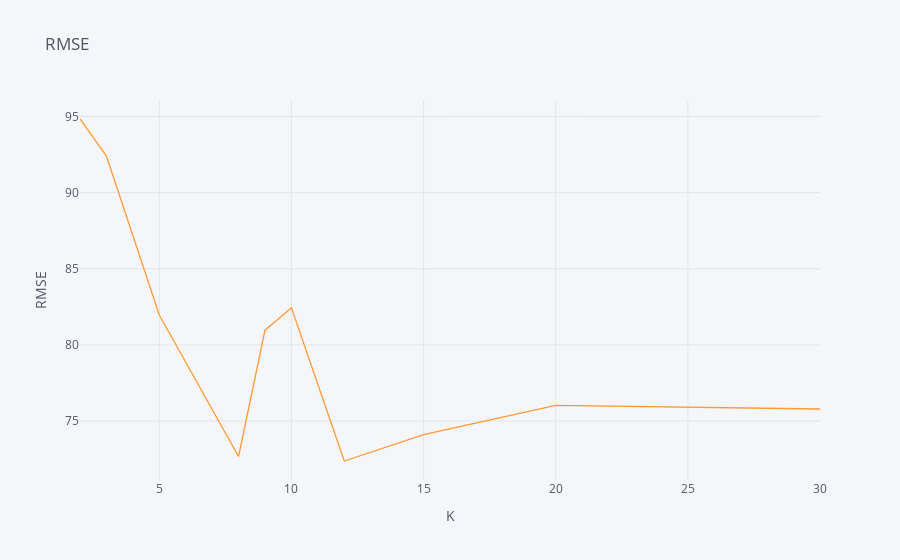
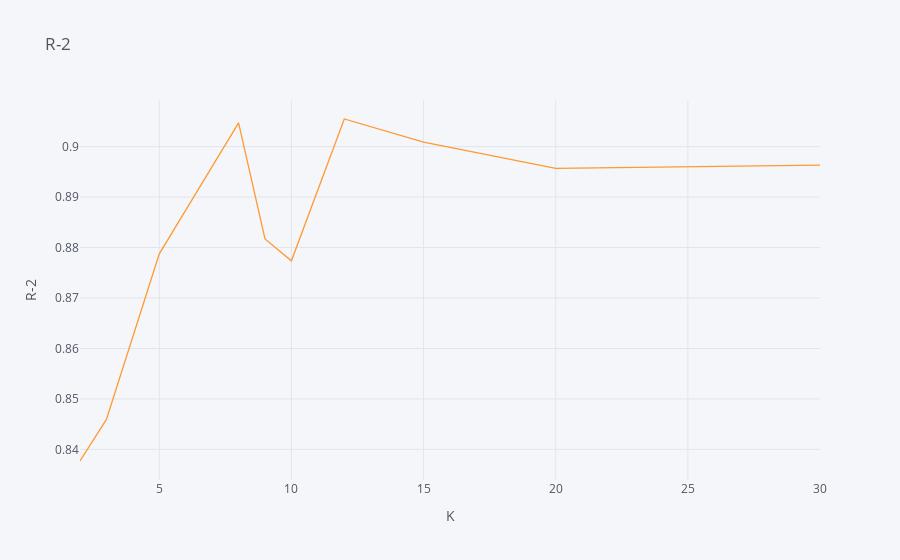

These figures' notebook cell, in order:
### Code cell
df_result.iplot( x ='K-Sample', y ='RMSE',title="RMSE",xTitle="K",yTitle="RMSE") 
df_result.iplot( x ='K-Sample', y ='R-Square',title="R-2",xTitle="K",yTitle="R-2")

### Figure 1 — Plotly figure (JSON) as saved in the notebook; plotly's stock layout.template omitted (floating-point values rounded to 4 significant figures)
{"data": [{"line": {"color": "rgba(255, 153, 51, 1.0)", "dash": "solid", "shape": "linear", "width": 1.3}, "mode": "lines", "name": "RMSE", "text": "", "type": "scatter", "x": [2, 3, 5, 8, 9, 10, 12, 15, 20, 30], "y": [94.84, 92.4, 81.97, 72.67, 80.97, 82.44, 72.38, 74.11, 76.03, 75.79]}], "layout": {"autosize": true, "legend": {"bgcolor": "#F5F6F9", "font": {"color": "#4D5663"}}, "paper_bgcolor": "#F5F6F9", "plot_bgcolor": "#F5F6F9", "title": {"font": {"color": "#4D5663"}, "text": "RMSE"}, "xaxis": {"autorange": true, "gridcolor": "#E1E5ED", "range": [2, 30], "showgrid": true, "tickfont": {"color": "#4D5663"}, "title": {"font": {"color": "#4D5663"}, "text": "K"}, "type": "linear", "zerolinecolor": "#E1E5ED"}, "yaxis": {"autorange": true, "gridcolor": "#E1E5ED", "range": [71.13, 96.09], "showgrid": true, "tickfont": {"color": "#4D5663"}, "title": {"font": {"color": "#4D5663"}, "text": "RMSE"}, "type": "linear", "zerolinecolor": "#E1E5ED"}}}

### Figure 2 — Plotly figure (JSON) as saved in the notebook; plotly's stock layout.template omitted (floating-point values rounded to 4 significant figures)
{"data": [{"line": {"color": "rgba(255, 153, 51, 1.0)", "dash": "solid", "shape": "linear", "width": 1.3}, "mode": "lines", "name": "R-Square", "text": "", "type": "scatter", "x": [2, 3, 5, 8, 9, 10, 12, 15, 20, 30], "y": [0.8377, 0.8459, 0.8788, 0.9047, 0.8817, 0.8774, 0.9055, 0.9009, 0.8957, 0.8963]}], "layout": {"autosize": true, "legend": {"bgcolor": "#F5F6F9", "font": {"color": "#4D5663"}}, "paper_bgcolor": "#F5F6F9", "plot_bgcolor": "#F5F6F9", "title": {"font": {"color": "#4D5663"}, "text": "R-2"}, "xaxis": {"autorange": true, "gridcolor": "#E1E5ED", "range": [2, 30], "showgrid": true, "tickfont": {"color": "#4D5663"}, "title": {"font": {"color": "#4D5663"}, "text": "K"}, "type": "linear", "zerolinecolor": "#E1E5ED"}, "yaxis": {"autorange": true, "gridcolor": "#E1E5ED", "range": [0.8339, 0.9092], "showgrid": true, "tickfont": {"color": "#4D5663"}, "title": {"font": {"color": "#4D5663"}, "text": "R-2"}, "type": "linear", "zerolinecolor": "#E1E5ED"}}}
